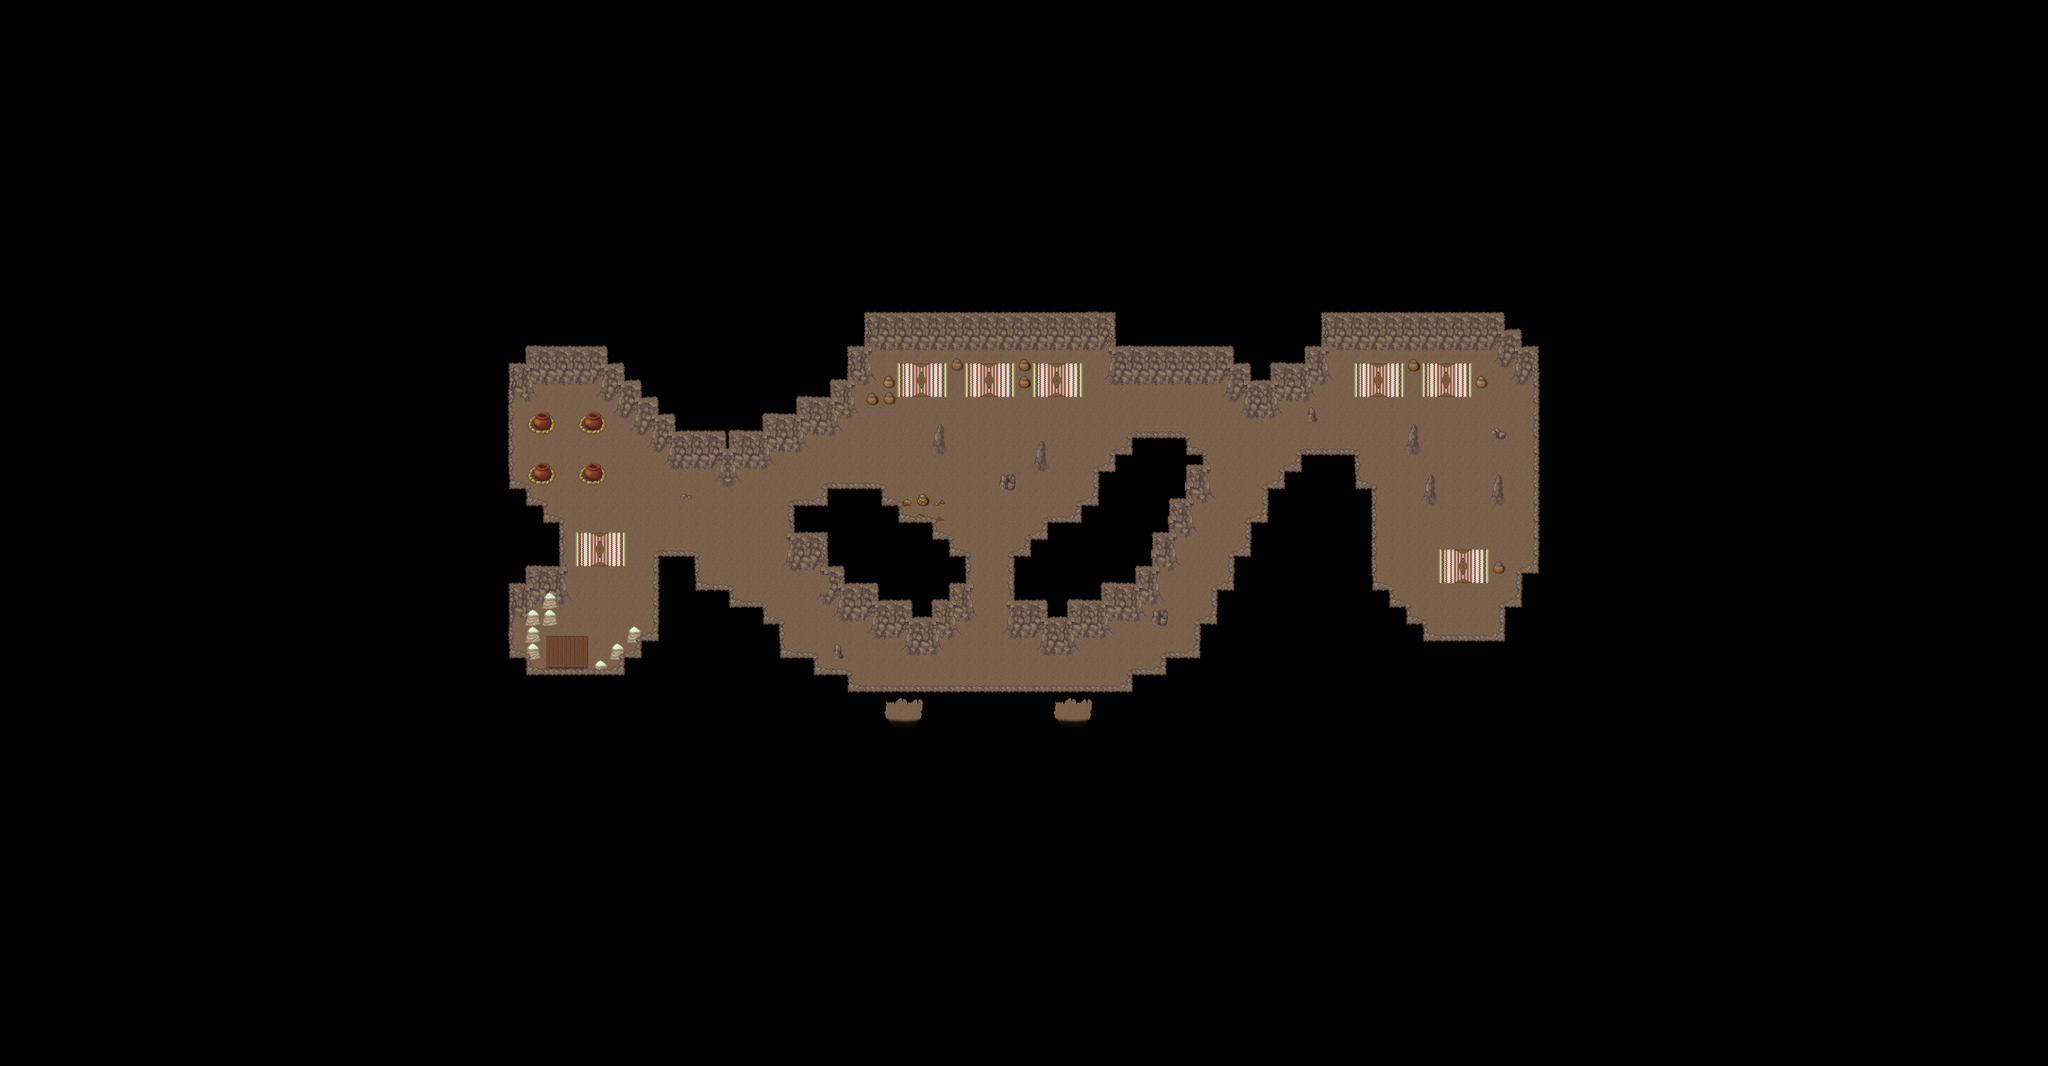

Rendered tile map (Tiled .tmx) drawn with the repository's tilesets; below, a short description and the map source with its tile grids summarised:
An orthogonal 121x63 tile map with 32x32 px tiles, 4 tile layers (Ground1, Ground2, Fringe, Over1), 2 hidden layers not drawn, 9 tilesets and 8 objects (4x fixme, 2x warp, 2x spawn).

<map version="1.5" tiledversion="1.7.2" orientation="orthogonal" renderorder="right-down" width="121" height="63" tilewidth="32" tileheight="32" infinite="0" nextlayerid="132" nextobjectid="53">
 <properties>
  <property name="background0image" value="graphics/images/spit23loginwallpaper_800x600.png" />
  <property name="author" value="TMW.org, Saulc, Xanthem" />
  <property name="license" value="CC BY-SA 3.0" />
  <property name="manaplus version" value="2" />
  <property name="minimap" value="graphics/minimaps/004-3.png" />
  <property name="music" value="cavesong.ogg" />
  <property name="name" value="Pachua's Village" />
  <property name="overlay0image" value="graphics/images/ambient/spotlight.png" />
  <property name="overlay0keepratio" value="true" />
 </properties>
 <tileset firstgid="1" source="../graphics/tilesets/collision.tsx" />
 <tileset firstgid="10" name="cave2" tilewidth="32" tileheight="32" tilecount="144" columns="16">
  <image source="../graphics/tilesets/cave2.png" width="512" height="288" />
 </tileset>
 <tileset firstgid="154" source="../graphics/tilesets/cave2_x2.tsx" />
 <tileset firstgid="186" source="../graphics/tilesets/barbarians_outdoor.tsx" />
 <tileset firstgid="189" source="../graphics/tilesets/cave2_sewer_mine.tsx" />
 <tileset firstgid="445" source="../graphics/tilesets/desert_city_indoors.tsx" />
 <tileset firstgid="595" source="../graphics/tilesets/woodland_indoor.tsx" />
 <tileset firstgid="851" source="../graphics/tilesets/cave2_bilevel.tsx" />
 <tileset firstgid="1107" source="../graphics/tilesets/woodland_indoor_x2.tsx" />
 <layer id="125" name="Ground1" width="121" height="63">
  <data>[7623 cells, 7623 non-empty, 26 distinct tile ids]</data>
 </layer>
 <layer id="126" name="Ground2" width="121" height="63">
  <data>[7623 cells, 107 non-empty, 29 distinct tile ids]</data>
 </layer>
 <layer id="127" name="Fringe" width="121" height="63">
  <data>[7623 cells, 25 non-empty, 10 distinct tile ids]</data>
 </layer>
 <layer id="128" name="Over1" width="121" height="63">
  <data>[7623 cells, 338 non-empty, 21 distinct tile ids]</data>
 </layer>
 <layer id="129" name="Collision" width="121" height="63" visible="0">
  <data>[7623 cells, 6995 non-empty, 1 distinct tile ids]</data>
 </layer>
 <layer id="130" name="Heights" width="121" height="63" visible="0">
  <data>[7623 cells, 0 non-empty, 0 distinct tile ids]</data>
 </layer>
 <objectgroup color="#000000" id="74" name="Warps">
  <object id="47" name="To Ouside" type="warp" x="1696" y="1344" width="32" height="32">
   <properties>
    <property name="dest_map" value="004-2" />
    <property name="dest_x" value="53" />
    <property name="dest_y" value="89" />
   </properties>
  </object>
  <object id="49" name="To Ouside" type="warp" x="2016" y="1344" width="32" height="32">
   <properties>
    <property name="dest_map" value="004-2" />
    <property name="dest_x" value="63" />
    <property name="dest_y" value="89" />
   </properties>
  </object>
 </objectgroup>
 <objectgroup color="#204a87" id="131" name="Spawns" visible="0">
  <object id="50" name="Maggot" type="spawn" x="1568" y="1184" width="544" height="160">
   <properties>
    <property name="death" value="150000" />
    <property name="max_beings" value="2" />
    <property name="monster_id" value="1030" />
    <property name="spawn" value="35000" />
   </properties>
  </object>
  <object id="52" name="Ratto" type="spawn" x="960" y="736" width="288" height="512">
   <properties>
    <property name="death" value="150000" />
    <property name="max_beings" value="1" />
    <property name="monster_id" value="1005" />
    <property name="spawn" value="35000" />
   </properties>
  </object>
 </objectgroup>
 <objectgroup id="12" name="Objects" />
 <objectgroup color="#ffff00" id="6" name="Margin" visible="0">
  <object id="32" name="margin" type="fixme" x="0" y="640" width="960" height="640" />
  <object id="33" name="margin" type="fixme" x="960" y="0" width="960" height="640" />
  <object id="34" name="margin" type="fixme" x="2912" y="576" width="960" height="640" />
  <object id="35" name="margin" type="fixme" x="1408" y="1376" width="960" height="640" />
 </objectgroup>
</map>
